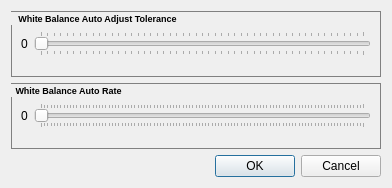
<?xml version="1.0" encoding="UTF-8"?>
<ui version="4.0">
 <class>WhiteBalanceDialog</class>
 <widget class="QWidget" name="WhiteBalanceDialog">
  <property name="geometry">
   <rect>
    <x>0</x>
    <y>0</y>
    <width>392</width>
    <height>188</height>
   </rect>
  </property>
  <property name="windowTitle">
   <string>White Balance Auto Settings</string>
  </property>
  <property name="styleSheet">
   <string notr="true">QGroupBox{
	border: 1px solid grey;
	font: bold 7pt
}</string>
  </property>
  <layout class="QVBoxLayout" name="verticalLayout">
   <item>
    <widget class="QGroupBox" name="groupBox">
     <property name="minimumSize">
      <size>
       <width>0</width>
       <height>65</height>
      </size>
     </property>
     <property name="title">
      <string>White Balance Auto Adjust Tolerance</string>
     </property>
     <layout class="QHBoxLayout" name="horizontalLayout_2">
      <item>
       <widget class="QLabel" name="whitebalAutoAdjustTolLabel">
        <property name="text">
         <string>0</string>
        </property>
       </widget>
      </item>
      <item>
       <widget class="QSlider" name="whitebalAutoAdjustTolSlider">
        <property name="maximum">
         <number>50</number>
        </property>
        <property name="orientation">
         <enum>Qt::Horizontal</enum>
        </property>
        <property name="tickPosition">
         <enum>QSlider::TicksBothSides</enum>
        </property>
       </widget>
      </item>
     </layout>
    </widget>
   </item>
   <item>
    <widget class="QGroupBox" name="groupBox_2">
     <property name="minimumSize">
      <size>
       <width>0</width>
       <height>65</height>
      </size>
     </property>
     <property name="title">
      <string>White Balance Auto Rate</string>
     </property>
     <layout class="QHBoxLayout" name="horizontalLayout">
      <item>
       <widget class="QLabel" name="whitebalAutoRateLabel">
        <property name="text">
         <string>0</string>
        </property>
       </widget>
      </item>
      <item>
       <widget class="QSlider" name="whitebalAutoRateSlider">
        <property name="maximum">
         <number>100</number>
        </property>
        <property name="orientation">
         <enum>Qt::Horizontal</enum>
        </property>
        <property name="tickPosition">
         <enum>QSlider::TicksBothSides</enum>
        </property>
       </widget>
      </item>
     </layout>
    </widget>
   </item>
   <item>
    <widget class="QDialogButtonBox" name="buttonBox">
     <property name="standardButtons">
      <set>QDialogButtonBox::Cancel|QDialogButtonBox::Ok</set>
     </property>
    </widget>
   </item>
  </layout>
 </widget>
 <resources/>
 <connections>
  <connection>
   <sender>whitebalAutoRateSlider</sender>
   <signal>valueChanged(int)</signal>
   <receiver>whitebalAutoRateLabel</receiver>
   <slot>setNum(int)</slot>
   <hints>
    <hint type="sourcelabel">
     <x>212</x>
     <y>173</y>
    </hint>
    <hint type="destinationlabel">
     <x>31</x>
     <y>174</y>
    </hint>
   </hints>
  </connection>
  <connection>
   <sender>whitebalAutoAdjustTolSlider</sender>
   <signal>valueChanged(int)</signal>
   <receiver>whitebalAutoAdjustTolLabel</receiver>
   <slot>setNum(int)</slot>
   <hints>
    <hint type="sourcelabel">
     <x>212</x>
     <y>66</y>
    </hint>
    <hint type="destinationlabel">
     <x>31</x>
     <y>66</y>
    </hint>
   </hints>
  </connection>
 </connections>
</ui>
